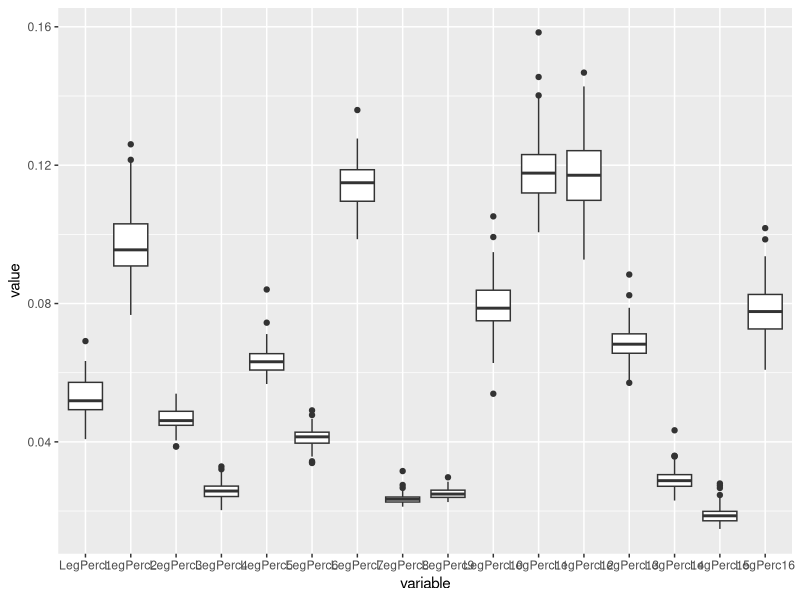
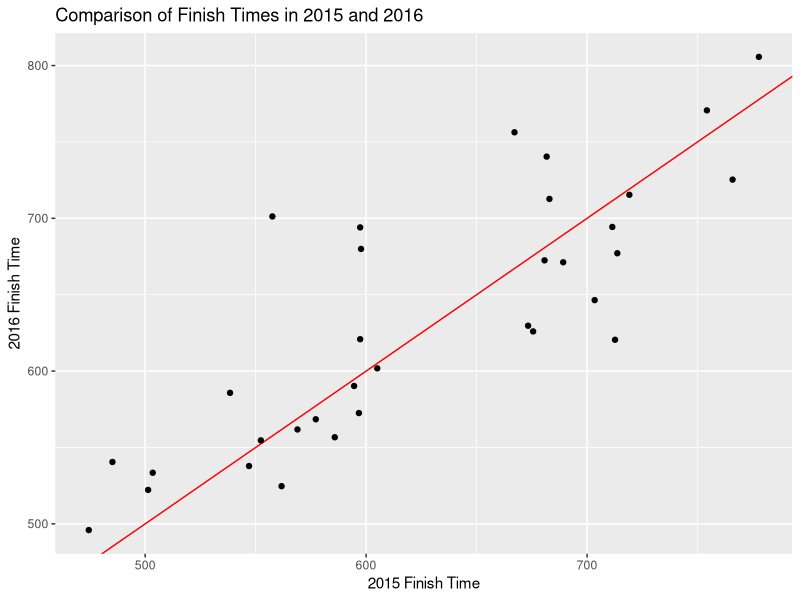
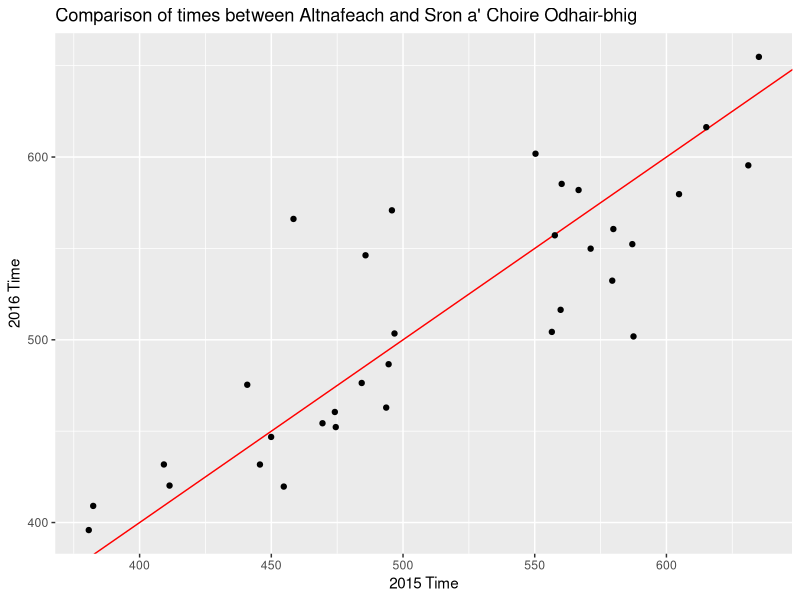
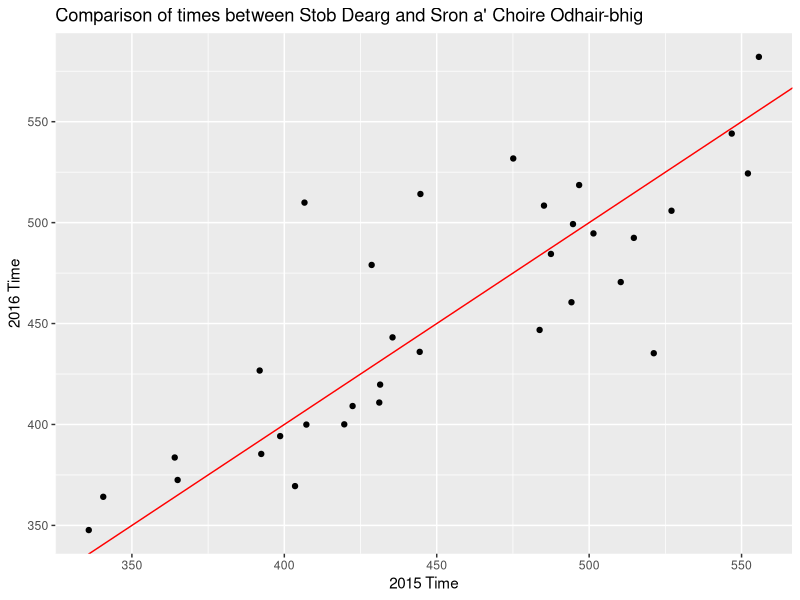
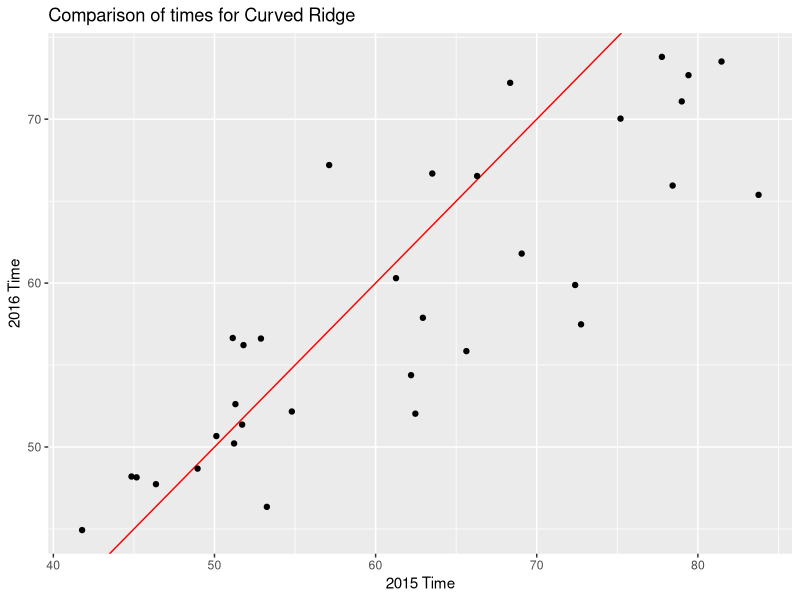

The R source for these figures, in order: (Note: this script raises an error after producing the figures.)
library(ggplot2)
library(reshape2)

# set working directory to folder of this file first
setwd('~/Documents/raceanalysis/races/glencoe')

# function to convert hh:mm:ss to minutes
hhmmss2min <- function(hhmmss)
{as.numeric(strsplit(hhmmss, ":")[[1]][1]) *60 + as.numeric(strsplit(hhmmss, ":")[[1]][2]) + as.numeric(strsplit(hhmmss, ":")[[1]][3]) / 60}

# read results file 2015
results2015 <- read.table(file = "results/glencoe_results2015.txt", sep = "\t", stringsAsFactors = F, header = T, quote = "", comment.char = "")
# add finish position
results2015$Position <- as.numeric(gsub('(st|nd|rd|th|=)', '', results2015$Pos))
# clean up names
results2015$Name <- gsub(' $', '', results2015$Name)
results2015$Name <- gsub('(Twitter|Instagram|Facebook|Strava)', '', results2015$Name)
# finish time in minutes
results2015$Finish <- sapply(results2015$Time, hhmmss2min)
# cp times in minutes
for(i in 1:15)

  {results2015[, paste0("CP", i)] <- sapply(results2015[, i+6], hhmmss2min)}
# calculate leg times
results2015$Leg1 <- results2015$CP1
for(i in 2:15)
{results2015[, paste0("Leg", i)] <- results2015[, paste0("CP", i)] - results2015[, paste0("CP", i-1)]}
results2015$Leg16 <- results2015$Finish - results2015$CP15
# calculate leg percentages
for(i in 1:16)
{results2015[, paste0("LegPerc", i)] <- results2015[, paste0("Leg", i)] / results2015[, "Finish"]}

# read results file 2016
results2016 <- read.table(file = "results/glencoe_results2016.txt", sep = "\t", stringsAsFactors = F, header = T, quote = "", comment.char = "")
# add finish position
results2016$Position <- as.numeric(gsub('(st|nd|rd|th|=)', '', results2016$Pos))
# clean up names
results2016$Name <- gsub(' $', '', results2016$Name)
results2016$Name <- gsub('(Twitter|Instagram|Facebook|Strava|Attackpoint|Power Of Ten)', '', results2016$Name)
# finish time in minutes
results2016$Finish <- sapply(results2016$Time.Taken, hhmmss2min)
results2016[results2016$Last.Location != "Finish - Kinlochleven ", "Finish"] <- NA
# cp times in minutes
for(i in 1:15)
{results2016[, paste0("CPTime", i)] <- sapply(results2016[, paste0("CP", i)], hhmmss2min)}
# calculate leg times
# ignore CP7 because it was not present in 2015
# hence, CP6->CP8 is Leg7, CP8->CP9 is Leg 8 etc
results2016$Leg1 <- results2016$CPTime1
for(i in 2:6)
{results2016[, paste0("Leg", i)] <- results2016[, paste0("CPTime", i)] - results2016[, paste0("CPTime", i-1)]}
results2016$Leg7 <- results2016$CPTime8 - results2016$CPTime6
for(i in 8:14)
{results2016[, paste0("Leg", i)] <- results2016[, paste0("CPTime", i+1)] - results2016[, paste0("CPTime", i)]}
results2016$Leg15 <- results2016$Finish - results2016$CPTime15
# calculate leg percentages
for(i in 1:15)
{results2016[, paste0("LegPerc", i)] <- results2016[, paste0("Leg", i)] / results2016[, "Finish"]}


# read results file 2017
results2017 <- read.table(file = "results/glencoe_results2017.txt", sep = "\t", stringsAsFactors = F, header = T, quote = "", comment.char = "")
# add finish position
results2017$Position <- as.numeric(gsub('(st|nd|rd|th|=)', '', results2017$Pos))
# clean up names
results2017$Name <- gsub(' $', '', results2017$Name)
results2017$Name <- gsub('(Twitter|Instagram|Facebook|Strava|Attackpoint|Power Of Ten)', '', results2017$Name)
# finish time in minutes
results2017$Finish <- sapply(results2017$Time.Taken, hhmmss2min)
# cp times in minutes
for(i in 1:15)
{results2017[, paste0("CPTime", i)] <- sapply(results2017[, i + 7], hhmmss2min)}
# calculate leg times
# ignore CP7 because it was not present in 2015
# hence, CP6->CP8 is Leg7, CP8->CP9 is Leg 8 etc
results2017$Leg1 <- results2017$CPTime1
for(i in 2:6)
{results2017[, paste0("Leg", i)] <- results2017[, paste0("CPTime", i)] - results2017[, paste0("CPTime", i-1)]}
results2017$Leg7 <- results2017$CPTime8 - results2017$CPTime6
for(i in 8:14)
{results2017[, paste0("Leg", i)] <- results2017[, paste0("CPTime", i+1)] - results2017[, paste0("CPTime", i)]}
results2017$Leg15 <- results2017$Finish - results2017$CPTime15
# calculate leg percentages
for(i in 1:15)
{results2017[, paste0("LegPerc", i)] <- results2017[, paste0("Leg", i)] / results2017[, "Finish"]}


# merge the results for comparison
results.both <- merge(
  results2015[, c("Name", "Finish", paste0("CP", 1:15), paste0("Leg", 1:16))], 
  results2016[, c("Name", "Finish", paste0("CPTime", 1:15), paste0("Leg", 1:15))], 
  by = "Name")

# counts of finishers
# finishers in 2015
nrow(subset(results2015, !is.na(Finish)))
# finishers in 2016
nrow(subset(results2016, !is.na(Finish)))
# finishers in both 2015 and 2016
nrow(subset(results.both, !is.na(Finish.x) & !is.na(Finish.y)))
# twice participants, DNF in 2015
nrow(subset(results.both, is.na(Finish.x)))
# twice participants, DNF in 2016
nrow(subset(results.both, is.na(Finish.y)))
# twice participants, twice DNF
nrow(subset(results.both, is.na(Finish.x) & is.na(Finish.y)))

# compare times for double finishers
p <- ggplot(subset(results.both, !is.na(Finish.x) & !is.na(Finish.y)), aes(x = Finish.x, y = Finish.y)) +
  geom_abline(slope = 1, color = "red") +
  geom_point() +
  labs(x = "2015 Finish Time", y = "2016 Finish Time", title = "Comparison of Finish Times in 2015 and 2016")
ggsave('plots/finishevolution.png', p)
t.test(results.both$Finish.y / results.both$Finish.x)

# compare times over CP1-CP13/14
p <- ggplot(subset(results.both, !is.na(Finish.x) & !is.na(Finish.y)), aes(x = CP13 - CP1, y = CPTime14 - CPTime1)) + 
  geom_abline(slope = 1, color = "red") +
  geom_point() +
  labs(x = "2015 Time", y = "2016 Time", title = "Comparison of times between Altnafeach and Sron a' Choire Odhair-bhig")
ggsave('plots/commonevolution.png', p)
t.test((results.both$CPTime14 - results.both$CPTime1) / (results.both$CP13 - results.both$CP1) - 1)
faster <- mean((results.both$CPTime14 - results.both$CPTime1) / (results.both$CP13 - results.both$CP1), na.rm = T)

# compare times over CP2-CP13/14
# no guarantee that CP1 was both times at the same point
p <- ggplot(subset(results.both, !is.na(Finish.x) & !is.na(Finish.y)), aes(x = CP13 - CP2, y = CPTime14 - CPTime2)) + 
  geom_abline(slope = 1, color = "red") +
  geom_point() +
  labs(x = "2015 Time", y = "2016 Time", title = "Comparison of times between Stob Dearg and Sron a' Choire Odhair-bhig")
ggsave('plots/commonevolution_aftercurvedridge.png', p)
t.test((results.both$CPTime14 - results.both$CPTime2) / (results.both$CP13 - results.both$CP2) - 1)
faster <- mean((results.both$CPTime14 - results.both$CPTime2) / (results.both$CP13 - results.both$CP2), na.rm = T)

# compare times over Curved Ridge
p <- ggplot(subset(results.both, !is.na(Finish.x) & !is.na(Finish.y)), aes(x = CP2 - CP1, y = CPTime2 - CPTime1)) + 
  geom_abline(slope = 1, color = "red") +
  geom_point() +
  labs(x = "2015 Time", y = "2016 Time", title = "Comparison of times for Curved Ridge")
ggsave('plots/curved ridgeevolution.png', p)
t.test((results.both$CPTime2 - results.both$CPTime1) / (results.both$CP2 - results.both$CP1) - 1)
faster <- mean((results.both$CPTime14 - results.both$CPTime1) / (results.both$CP14 - results.both$CP1), na.rm = T)

# compare times over all common legs
plotdata <- data.frame(lower = numeric(0), mean = numeric(0), upper = numeric(0))
for(i in 2:13)
{
  testresult <- t.test(results.both[, paste0("Leg", i, ".y")] / results.both[, paste0("Leg", i, ".x")], na.rm = T)
  plotdata[nrow(plotdata) + 1, ] <- c(testresult[["conf.int"]][1], testresult[["estimate"]], testresult[["conf.int"]][2])
}  

# boxplots
plotdata <- melt(results2015, id.vars = "Name", measure.vars = paste0("LegPerc", 1:16))
ggplot(plotdata, aes(x = variable, y = value)) +
  geom_boxplot()

plotdata <- melt(results2016, id.vars = "Name", measure.vars = paste0("LegPerc", 1:16))
plotdata$variable <- sprintf("%02d", as.numeric(gsub("LegPerc", "", plotdata$variable)))
ggplot(plotdata, aes(x = variable, y = value)) +
  geom_boxplot() +
  geom_point(data = subset(plotdata, Name == "Wouter Hamelinck"), color = "red") +
  labs(title = "Boxplots", x = "Number of Leg", y = "Percentage of race time")


# triple finishers
results.triple <- merge(merge(results2015, results2016, by = "Name"), results2017, by = "Name")
results.triple$Finish + results.triple$Finish.x + results.triple$Finish.y
